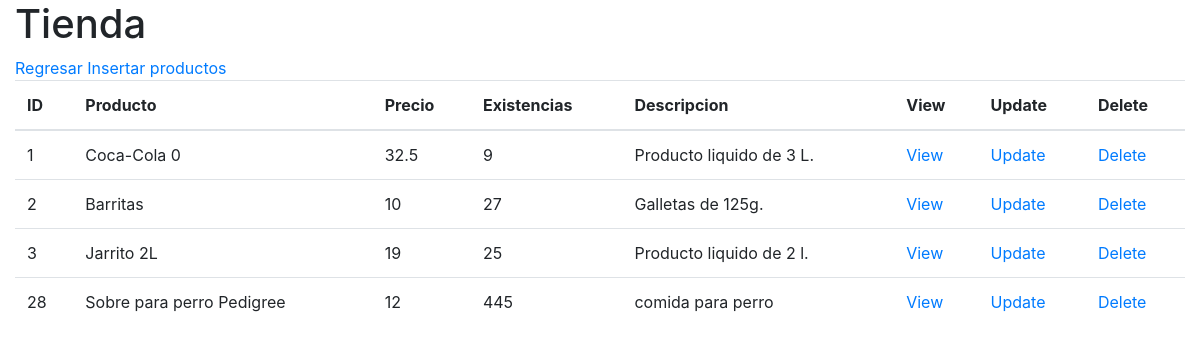
Before: /frontend/productos/index.php with the older database file.
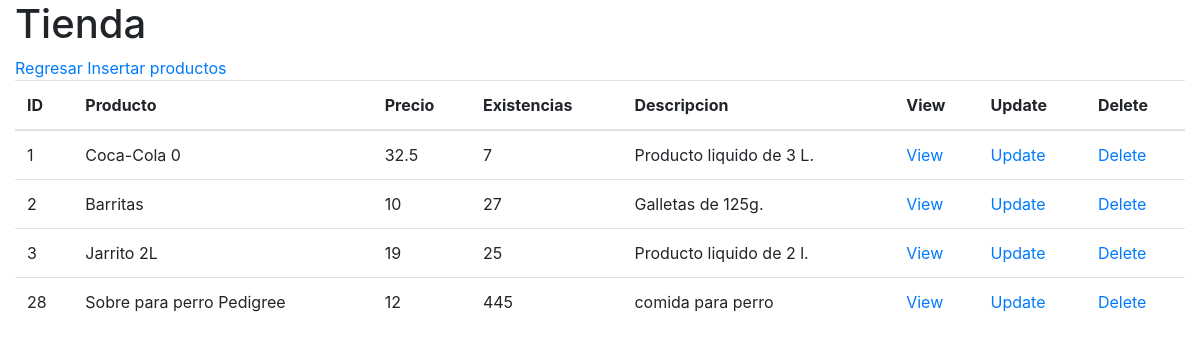
After: the same page with the newer database file.
### tables this page shows
CREATE TABLE producto(
       id_producto integer  primary key AUTOINCREMENT not null,
       producto varchar(100) not null,
       precio_venta decimal(11,2) not null,
       existencias integer not null,
       descripcion varchar(256) null
);

### frontend/productos/db/db_list.php (the view)
<?php
    $db = new SQLite3("../../sql/tienda.db");
    $resultado = $db->query("SELECT * from producto;");
    $table = "
        <table class='table'>
            <thead>
                <tr>
                    <th>ID</th>
                    <th>Producto</th>
                    <th>Precio</th>
                    <th>Existencias</th>
                    <th>Descripcion</th>
                    <th>View</th>
                    <th>Update</th>
                    <th>Delete</th>
                </tr>
            </thead>
    ";
    print($table);
    while ($row = $resultado->fetchArray()) {
        $id_producto    = $row['id_producto'];
        $producto       = $row['producto'];
        $precio_venta   = $row['precio_venta'];
        $existencias    = $row['existencias'];
        $descripcion    = $row['descripcion'];
        $table = "
            <tr>
                <td>$id_producto</td>
                <td>$producto</td>
                <td>$precio_venta</td>
                <td>$existencias</td>
                <td>$descripcion</td>
                <td><a href='view.php?id_producto=$id_producto'>View</a></td>
                <td><a href='update.php?id_producto=$id_producto'>Update</a></td>
                <td><a href='delete.php?id_producto=$id_producto'>Delete</a></td>
            </tr>
        ";
        print($table);
    }
    print("</table>");
?>

Changed rows visible on the page:
changed producto "Coca-Cola 0": existencias "9" → "7"
